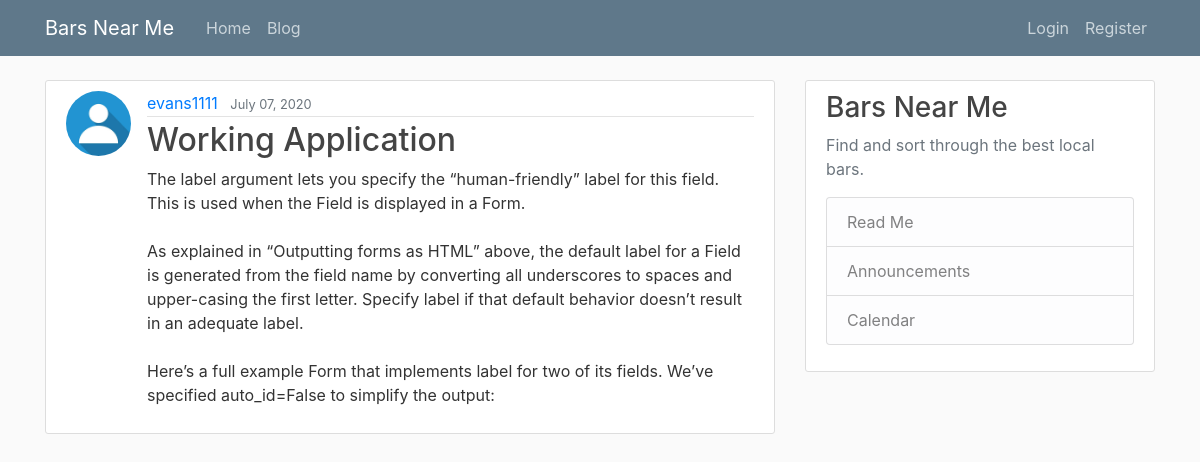
Screenshot of /post/37/ with the database file from the repository.
### blog/models.py (models this page shows, shortened)
class Post(models.Model):
    title = models.CharField(max_length=100)
    content = models.TextField()
    date_posted = models.DateTimeField(default=timezone.now)
    author = models.ForeignKey(User, on_delete=models.CASCADE)

### users/models.py (models this page shows, shortened)
class Account(models.Model):
    user = models.OneToOneField(User, on_delete=models.CASCADE) # Add: on_delete=models.CASCADE as a second argument for handline deleting accounts but not the user
    image = models.ImageField(default='default.jpg', upload_to='account_pics')

### blog/views.py (the view)
# urls.py: path('post/<int:pk>/', PostDetailView.as_view(), name="post-detail"), #pk (primary key) for the blog number
class PostDetailView(DetailView):
    model = Post

### blog/templates/blog/post_detail.html (shortened to what this page needs)
{% extends "blog/base.html" %}
{% block content %}
    <article class="media content-section">
        <img class="rounded-circle article-img"src="{{ object.author.account.image.url }}" alt="">
        <div class="media-body">
        <div class="article-metadata">
            <a class="mr-2" href="{% url 'user-posts' object.author.username %}">{{ object.author }}</a>
            <small class="text-muted">{{ object.date_posted|date:"F d, Y" }}</small>
        </div>
        <h2 class="article-title">{{ object.title }}</h2>
        <p class="article-content">{{ object.content }}</p>
        </div>
    </article>
{% endblock content %}

### blog/static/blog/main.css (style rules this page uses)
body { background: #fafafa; color: #333333; margin-top: 5rem; }
h1, h2, h3, h4, h5, h6 { color: #444444; }
.content-section { background: #ffffff; padding: 10px 20px; border: 1px solid #dddddd; border-radius: 3px; margin-bottom: 20px; }
.article-title { color: #444444; }
.article-content { white-space: pre-line; }
.article-img { height: 65px; width: 65px; margin-right: 16px; }
.article-metadata { padding-bottom: 1px; margin-bottom: 4px; border-bottom: 1px solid #e3e3e3 }

### rows the page displays
Post: author.account.image (placeholder picture), author "evans1111", date_posted "July 07, 2020", title "Working Application", content "The label argument lets you specify the “human-friendly” label for this field. This is used when the Field is displayed in a Form. As explained in “Outputting forms as HTML” above, the default label for a Field is generated from the field name by converting all underscores to spaces and upper-casing the first letter. Specify label if that default behavior doesn’t result in an adequate label. Here’s a full example Form that implements label for two of its fields. We’ve specified auto_id=False to simplify the output:"
